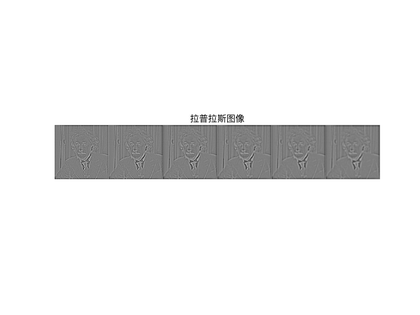
%> input picture SIFT Feature/single sift feature/img/einstein-DoGpyramid.png, 420 x 315 px, shrunk from 1167 x 875 before the run
$ octave --eval "result = Sift1Scale(im2double(imread('img/einstein-DoGpyramid.png')));"   (GNU Octave 9; MATLAB toolbox functions it lacks are replaced by stand-ins)
%> lines starting %> are read from the running program, lines starting %| are printed output that depends on the picture
### SIFT Feature/single sift feature/gaussian_filter.m
%% 1维高斯滤波器
function g = gaussian_filter(size, sigma)
    h = fspecial('gaussian', size, sigma);
    g = h(1, :);
    g = g ./ sum(g);
end

### SIFT Feature/single sift feature/Sift1Scale.m
%% sift特征提取流程
% 1.序列号的高斯滤波
% 2.高斯差分得到拉普拉斯图像
% 3.求解拉普拉斯图像的尺度、空点不变点
% 4.根据梯度直方图估计像素点的方向
% 5.根据像素点的方向，求解8*8方向内(4*4)*8维的特征向量
% 6.特征匹配
% im = imread('einstein.png');we

function [pos, orient, scale, desc] = Sift1Scale(im, name)
% parse the parameters
if(~exist('name','var'))
    name = 'sift';
end

%%

% define the scales in one octave
o = 1; % just 1 octave for illustration
s = 4;
k = 2^(1/s);
nGau = s + 3;
nDog = s + 2;

% define the sigma
octave = o; % clamp the octave to 1

absolute_sigma = zeros(octave, s+3);          % s+3=7  % s个特征点，需要s+2个拉普拉斯，需要s+3个高斯
filter_size = zeros(octave, s+3);
filter_sigma = zeros(octave, s+3);
gauss_pyr = cell(octave, s+3);
DOG_pyr = cell(octave);

initial_sigma = sqrt(2);
absolute_sigma(octave, 1) = initial_sigma;

%%
% do the progressive bluring
sigma = initial_sigma;
hsize = 5;
g = gaussian_filter(hsize, sigma);
filter_size(octave, 1) = length(g);
filter_sigma(octave, 1) = sigma;
gauss_pyr{octave,1} = conv2(g, g, im, 'same');
DOG_pyr{octave} = zeros(size(gauss_pyr{octave,1}, 1),size(gauss_pyr{octave,1},2),s+2);

% Get the DoG and Gaussian Pyramid
for interval = 2:(s+3)
    % get the kernel size for the progressive blurring
      sigma_f = sqrt(k^2 - 1)*sigma;
      g = gaussian_filter(hsize, sigma_f);
      sigma = k*sigma;

      % Keep track of the absolute sigma
      absolute_sigma(octave,interval) = sigma;

      % Store the size and standard deviation of the filter for later use
      filter_size(octave,interval) = length(g);
      filter_sigma(octave,interval) = sigma;

      % Get the Gaussian Pyramid
      gauss_pyr{octave,interval} = conv2(g, g, gauss_pyr{octave,interval-1}, 'same' );

      % Get the DoG Pyramid
      DOG_pyr{octave}(:,:,interval-1) = gauss_pyr{octave,interval} - gauss_pyr{octave,interval-1};
end
%> after the loop, DOG_pyr = 1 item; absolute_sigma = [1.41 1.68 2 2.38 2.83 3.36 4]; filter_sigma = [1.41 1.68 2 2.38 2.83 3.36 4]; filter_size = [5 5 5 5 5 5 5]; gauss_pyr = 7 items; sigma = 4

% Display the Gaussian and Difference of Gaussian Pyramids
interactive = 1;
if interactive >= 1
   % Display the gaussian pyramid when in interactive mode
   octaves = o;
   intervals = s;
   sz = zeros(1,2);
   sz(2) = (intervals+3)*size(gauss_pyr{1,1},2);
   for octave = 1:octaves
      sz(1) = sz(1) + size(gauss_pyr{octave,1},1);
   end
%> after the loop, sz = [315 8820]
   pic = zeros(sz);
%> pic: size 315x8820 double; every value is 0
   y = 1;
   for octave = 1:octaves
      x = 1;
      sz = size(gauss_pyr{octave,1});
      for interval = 1:(intervals + 3)
			pic(y:(y+sz(1)-1),x:(x+sz(2)-1)) = gauss_pyr{octave,interval};
         x = x + sz(2);
      end
      y = y + sz(1);
   end
%> this loop made 1 pass
%> (sz, y) on pass 1: ([315 1260], 316)
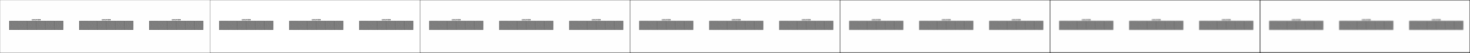
%> pic: size 315x8820 double (shown at 1/6 size); min 0.105, max 1, mean 0.921
% [7 lines of commented-out code are left out]
   figure(1);clf; imagesc(pic); colormap gray; axis equal image off; title('高斯滤波图像');
   cdata = print('-RGBImage');
   imwrite(cdata, fullfile([name, '-gauss_pyr.png']));

   % Display the Difference of Gaussian Pyramid when in active model
   sz = zeros(1,2);
   sz(2) = (intervals+2)*size(DOG_pyr{1}(:,:,1),2);
   for octave = 1:octaves
      sz(1) = sz(1) + size(DOG_pyr{octave}(:,:,1),1);
   end
%> after the loop, sz = [315 7560]
   pic = zeros(sz);
%> pic: size 315x7560 double; every value is 0
   y = 1;
   for octave = 1:octaves
      x = 1;
      sz = size(DOG_pyr{octave}(:,:,1));
      for interval = 1:(intervals + 2)
			pic(y:(y+sz(1)-1),x:(x+sz(2)-1)) = DOG_pyr{octave}(:,:,interval);
         x = x + sz(2);
      end
      y = y + sz(1);
   end
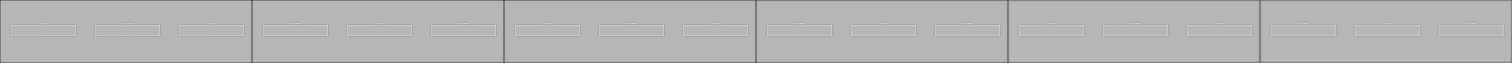
%> pic: size 315x7560 double (shown at 1/5 size); min -0.134, max 0.0528, mean -0.00178; drawn with min black and max white
% [7 lines of commented-out code are left out]
   figure(2);clf; imagesc(pic); colormap gray; axis equal image off; title('拉普拉斯图像');
   cdata = print('-RGBImage');
   imwrite(cdata, fullfile([name, '-DoGpyramid.png']));
end

%%
% 对比阈值滤波
% constrast_threshold for eliminate the points with small value in DoG
if ~exist('contrast_threshold')
    contrast_threshold = 0.02;
end
% 曲率阈值滤波
% curvature_threshold is used for eliminating the points with one big
% eigenvalue and a smaller one.Like Harris edge detection, we need both
% eigenvalues be large enough.
if ~exist('curvature_threshold')
    curvature_threshold = 10.0;
end

dxx = [1 -2 1];
dyy = dxx';
dxy = [ 1 0 -1; 0 0 0; -1 0 1 ]/4;

keypoints = [];
for interval = 2 : s + 1
    % the eliminated margin
    edge =  ceil((filter_size(octave, interval)-1)/2.0);
    edge(edge<1) = 1;

    % Get the minima and maxima indicator
    [minima, maxima] = findLocalExtrems(DOG_pyr{octave}, interval, edge);

    % Threshold with the contrast_threshold
    beContrast = abs(DOG_pyr{octave}(:,:,interval)) >= contrast_threshold;

    % Eliminate the edge points
    Dxx = imfilter(DOG_pyr{octave}(:,:,interval), dxx, 'same');
    Dyy = imfilter(DOG_pyr{octave}(:,:,interval), dyy, 'same');
    Dxy = imfilter(DOG_pyr{octave}(:,:,interval), dxy, 'same');

    % Compute the trace and the determinant of the Hessian.
    Tr_H = Dxx + Dyy;
    Det_H = Dxx .* Dyy - Dxy.^2;
    curvature_ratio = (Tr_H).^2 ./ (Det_H + 1e-20);

    notEdge = ((Det_H > 0) & ...
    (curvature_ratio < ((curvature_threshold + 1)^2/curvature_threshold)));

    % Get the edge points
    [iy,ix] = find( (minima | maxima) & beContrast & notEdge);

    % Store the key points
    keypoints = vertcat(keypoints, [ix(:) iy(:) octave*ones(length(ix),1) interval*ones(length(ix),1)]);

% [4 lines of commented-out code are left out]
end
%> this loop made 1 pass

if(interactive)
    figure(3); imshow(im); hold on;
        plot(keypoints(:,1), keypoints(:,2), 'rx','markersize',12);
    hold off;
   cdata = print('-RGBImage');
   imwrite(cdata, fullfile([name, '-keypoint.png']));
   ss = unique(keypoints(:,4));
   for i = 1 : length(ss)
       figure(33); clf; imshow(im); hold on;
        plot(keypoints(keypoints(:,4) == ss(i),1), keypoints(keypoints(:,4) == ss(i),2), 'rx','markersize',12);
       hold off;
   cdata = print('-RGBImage');
   imwrite(cdata, fullfile([name, '-keypoint',num2str(i),'.png']));
   end
end

%%
% Compute the gradient direction and magnitude of the gaussian pyramid images
mag_pyr = cell(size(gauss_pyr));
grad_pyr = cell(size(gauss_pyr));
dx = [-1 0 1]/2.0;
dy = dx';
octave = o;
for interval = 2:(intervals+1)
  % Compute x and y derivatives using pixel differences
  diff_x = imfilter(gauss_pyr{octave, interval}, dx, 'same');
  diff_y = imfilter(gauss_pyr{octave, interval}, dy, 'same');

  % Compute the magnitude of the gradient
  mag = sqrt( diff_x .^ 2 + diff_y .^ 2 );

  % Compute the orientation of the gradient
  grad = atan2( diff_y, diff_x );
  grad((grad == pi)) = -pi;

  % Store the orientation and magnitude of the gradient
  grad_pyr{octave,interval} = grad;
  mag_pyr{octave, interval} = mag;
end

%%
% Estimate the main direction of the key points

% Set up the histogram bin centers for a 36 bin histogram.
num_bins = 36;
hist_step = 2*pi/num_bins;
hist_orient = [-pi:hist_step:(pi-hist_step)];

% Initialize the positions, orientations, and scale information
% of the keypoints to emtpy matrices.
pos = [];
orient = [];
scale = [];

% Set the Gaussian Filters for integration
Ifilters = cell(o, s + 3);
Hfilters = zeros(o, s+3);
octave = o;
for interval = 2 : ( s + 1)
    g = gaussian_filter(hsize, 1.5 * absolute_sigma(octave, interval));
    Ifilters{octave, interval} = g(:) * g(:)';              % 2维滤波器
    Hfilters(octave, interval) = floor(length(g) / 2.0);    % 半宽
end

% Enumerate the found key points
numKey = size(keypoints, 1);        % 92
keypoint_count = 0;
for i = 1 : numKey
    % Get the position, octave and scale of the key points
    ix = keypoints(i,1); iy = keypoints(i,2);
    io = keypoints(i,3); is = keypoints(i,4);

    % Use octave and scale to find the correponding filter and half filter
    % size
    g  = Ifilters{io, is};
    hf = Hfilters(io, is); % get the half size of the octve

    % Get the Magnitude and Orientation
    mag = zeros(2 * hf + 1, 2 * hf + 1);
    ori = zeros(2 * hf + 1, 2 * hf + 1);

    % get the size of grad and mag
    sz = size(mag_pyr{octave, interval});

    % Get the bound around the key point
    xlo = max([ix - hf, 1]) - ix + hf + 1;
    ylo = max([iy - hf, 1]) - iy + hf + 1;
    xhi = min([ix + hf, sz(2)]) - ix + hf + 1;
    yhi = min([iy + hf, sz(1)]) - iy + hf + 1;

    % Crop the region
    mag(ylo : yhi, xlo : xhi) = mag_pyr{octave, interval}((ylo:yhi)-hf -1 + iy, (xlo:xhi)-hf -1 + ix);
    ori(ylo : yhi, xlo : xhi) = grad_pyr{octave, interval}((ylo:yhi)-hf -1 + iy, (xlo:xhi)-hf -1 + ix);

    % Use the Gaussian Integration filter to reweight the magnitute
    mag = mag .* g;

    % [11 lines of commented-out code are left out]

    hist = zeros(num_bins);
    for m = ylo: yhi
        for n = xlo: xhi
            angle = ori(m, n);
            locs = find(hist_orient>angle, 1);
            hist(locs) = hist(locs) +  (1 - (hist_orient(locs) - angle)/hist_step) * mag(m, n);
            if locs ==1
                locs = 36;
            end
            hist(locs-1) = hist(locs-1) + (hist_orient(locs) - angle)/hist_step * mag(m, n);
        end
    end

    % Find peaks in the orientation histogram using nonmax suppression.
    peaks = hist(:);
    rot_right = [ peaks(end); peaks(1:end-1) ];
    rot_left = [ peaks(2:end); peaks(1) ];
    peaks( (peaks < rot_right) ) = 0;
    peaks( (peaks < rot_left) ) = 0;

    % Extract the value and index of the largest peak.
    [max_peak_val, ipeak] = max(peaks);

     % Iterate over all peaks within 80% of the largest peak and add keypoints with
     % the orientation corresponding to those peaks to the keypoint list.
     peak_val = max_peak_val;
     while( peak_val > 0.8*max_peak_val )
        % Interpolate the peak by fitting a parabola to the three histogram values
        % closest to each peak.
        A = [];
        b = [];
        for j = -1:1
           A = [A; (hist_orient(ipeak)+hist_step*j).^2 (hist_orient(ipeak)+hist_step*j) 1];
           bin = mod( ipeak + j + num_bins - 1, num_bins ) + 1;
           b = [b; hist(bin)];
        end
        c = pinv(A)*b;
        max_orient = -c(2)/(2*c(1));
        while( max_orient < -pi )
           max_orient = max_orient + 2*pi;
        end
        while( max_orient >= pi )
           max_orient = max_orient - 2*pi;
        end

        % Store the keypoint position, orientation, and scale information
        pos = [pos; [ix iy]];
        orient = [orient; max_orient];
        scale = [scale; io is absolute_sigma(io,is)];
        keypoint_count = keypoint_count + 1;

        % Get the next peak
        peaks(ipeak) = 0;
        [peak_val, ipeak] = max(peaks);
     end
end

% [9 lines of commented-out code are left out]

%%
% The final of the SIFT algorithm is to extract feature descriptors for the keypoints.
% The descriptors are a grid of gradient orientation histograms, where the sampling
% grid for the histograms is rotated to the main orientation of each keypoint.  The
% grid is a 4x4 array of 4x4 sample cells of 8 bin orientation histograms.  This
% procduces 128 dimensional feature vectors.

% The orientation histograms have 8 bins
orient_bin_spacing = pi/4;
orient_angles = [-pi:orient_bin_spacing:(pi-orient_bin_spacing)];

% The feature grid is has 4x4 cells - feat_grid describes the cell center positions
grid_spacing = 4;
[x_coords,y_coords] = meshgrid( [-6:grid_spacing:6] );
feat_grid = [x_coords(:) y_coords(:)]'; % the center for the spatial grid
[x_coords,y_coords] = meshgrid( [-(2*grid_spacing-0.5):(2*grid_spacing-0.5)] );
feat_samples = [x_coords(:) y_coords(:)]'; % the points
feat_window = 2*grid_spacing;

% Initialize the descriptor list to the empty matrix.
desc = [];

for k = 1:size(pos,1)
   x = pos(k,1);
   y = pos(k,2);

   % Rotate the grid coordinates.
   M = [cos(orient(k)) -sin(orient(k)); sin(orient(k)) cos(orient(k))];
   feat_rot_grid = M*feat_grid + repmat([x; y],1,size(feat_grid,2));
   feat_rot_samples = M*feat_samples + repmat([x; y],1,size(feat_samples,2));

   % Initialize the feature descriptor.
   feat_desc = zeros(1,128);

   % Histogram the gradient orientation samples weighted by the gradient magnitude and
   % a gaussian with a standard deviation of 1/2 the feature window.  To avoid boundary
   % effects, each sample is accumulated into neighbouring bins weighted by 1-d in
   % all dimensions, where d is the distance from the center of the bin measured in
   % units of bin spacing.
   for s = 1:size(feat_rot_samples,2)
      x_sample = feat_rot_samples(1,s);
      y_sample = feat_rot_samples(2,s);

      % Interpolate the gradient at the sample position
      [X,Y] = meshgrid( (x_sample-1):(x_sample+1), (y_sample-1):(y_sample+1) );
      G = interp2( gauss_pyr{scale(k,1),scale(k,2)}, X, Y, '*linear' );
      G((isnan(G))) = 0;
      diff_x = 0.5*(G(2,3) - G(2,1));
      diff_y = 0.5*(G(3,2) - G(1,2));
      mag_sample = sqrt( diff_x^2 + diff_y^2 );
      grad_sample = atan2( diff_y, diff_x );
      if grad_sample == pi
         grad_sample = -pi;
      end

      % Compute the weighting for the x and y dimensions.
      x_wght = max(1 - (abs(feat_rot_grid(1,:) - x_sample)/grid_spacing), 0);
      y_wght = max(1 - (abs(feat_rot_grid(2,:) - y_sample)/grid_spacing), 0);
      pos_wght = reshape(repmat(x_wght.*y_wght,8,1),1,128);

      % Compute the weighting for the orientation, rotating the gradient to the
      % main orientation to of the keypoint first, and then computing the difference
      % in angle to the histogram bin mod pi.
      diff = mod( grad_sample - orient(k) - orient_angles + pi, 2*pi ) - pi;
      orient_wght = max(1 - abs(diff)/orient_bin_spacing,0);
      orient_wght = repmat(orient_wght,1,16);

      % Compute the gaussian weighting.
      g = exp(-((x_sample-x)^2+(y_sample-y)^2)/(2*feat_window^2))/(2*pi*feat_window^2);

      % Accumulate the histogram bins.
      feat_desc = feat_desc + pos_wght.*orient_wght*g*mag_sample;
   end

   % Normalize the feature descriptor to a unit vector to make the descriptor invariant
   % to affine changes in illumination.
   feat_desc = feat_desc / norm(feat_desc);

   % Threshold the large components in the descriptor to 0.2 and then renormalize
   % to reduce the influence of large gradient magnitudes on the descriptor.
   feat_desc( (feat_desc > 0.2) ) = 0.2;
   feat_desc = feat_desc / norm(feat_desc);

   % Store the descriptor.
   desc = [desc; feat_desc];
end
%> (the run ends here)
